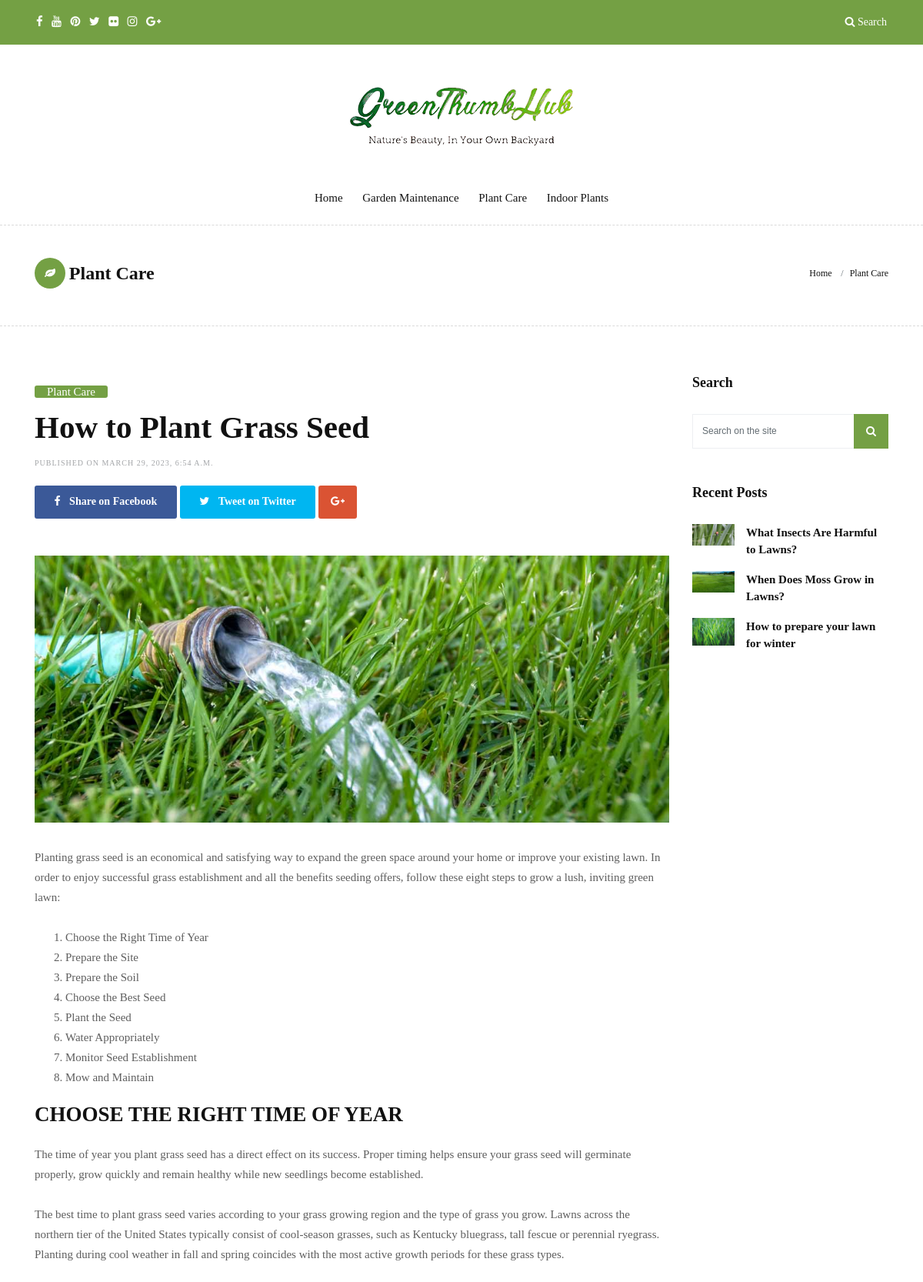
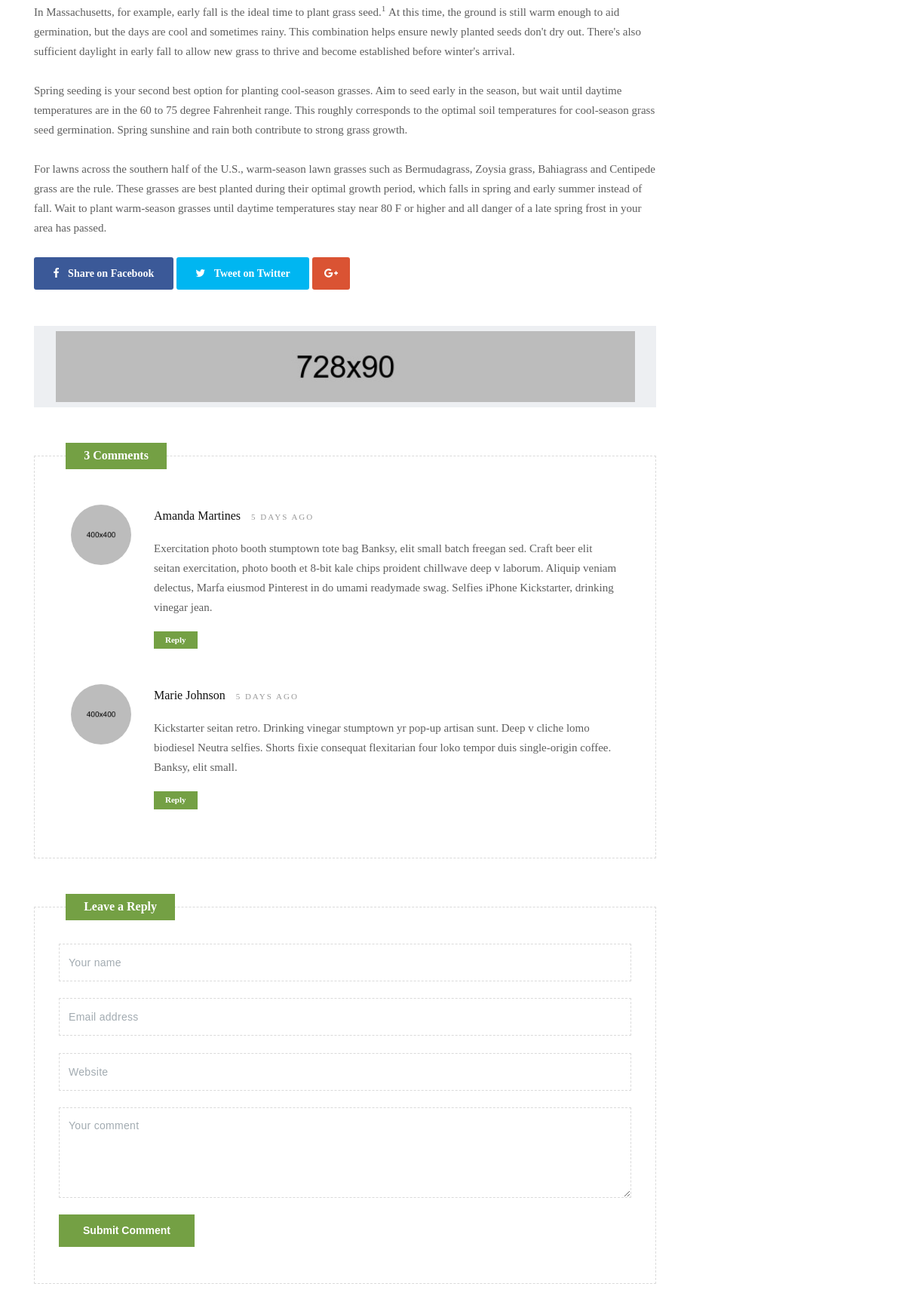
The app's page /how-to-plant-grass-seed/ (upper part) with its own data (2 pictures, top to bottom).
### blog/models.py (models this page shows, shortened)
class BlogPost(models.Model):
    STATUS = [
        ('draft', 'Draft'),
        ('published', 'Published')
    ]
    title = models.CharField(max_length=200)
    slug = models.SlugField(unique=True, blank=True, null=True)
    content = RichTextUploadingField(blank=False)
    featured_image = models.ImageField(upload_to='uploads/', blank=True, null=True)
    created = models.DateTimeField(auto_now_add=True)
    published = models.DateField(auto_now=True)
    category = models.ForeignKey(Category, on_delete=models.CASCADE)
    status = models.CharField(max_length=10, choices=STATUS, default='draft')
    meta_title = models.CharField(max_length=200, blank=True, null=True)
    meta_description = models.TextField(blank=True, null=True)

class Category(models.Model):
    title = models.CharField(max_length=200)
    slug = models.SlugField(unique=True, blank=True, null=True)
    class Meta:
        verbose_name_plural = 'All Categores'

### blog/views.py (the view)
# urls.py: path('<slug:slug>/', views.single_post, name='single'),
def single_post(request, slug):
    queryset = BlogPost.objects.filter(status = 'published').order_by('-created')
    paginator = Paginator(queryset, 3)
    page_number = request.GET.get('page')
    recent_posts = paginator.get_page(page_number)
    post = get_object_or_404(BlogPost, slug=slug)
    template_name = 'blogs/single.html'
    context = {'post':post, 'recent_posts':recent_posts}
    return render(request, template_name, context)

### template/blogs/single.html (shortened to what this page needs)
{% extends 'partial/base.html' %}
{% block content %}
        <div class="page-title wb">
            <div class="container">
                <div class="row">
                    <div class="col-lg-8 col-md-8 col-sm-12 col-xs-12">
                        <h2><i class="fa fa-leaf bg-green"></i>{{post.category.title}}</h2>
                    </div>
                    <div class="col-lg-4 col-md-4 col-sm-12 hidden-xs-down hidden-sm-down">
                        <ol class="breadcrumb">
                            <li class="breadcrumb-item"><a href="{% url 'home' %}">Home</a></li>
                            <li class="breadcrumb-item active"><a href="{% url 'single' post.category.slug %}">{{post.category.title}}</a></li>
                        </ol>
                    </div>
                </div>
            </div>
        </div>
        <section class="section wb">
            <div class="container">
                <div class="row">
                    <div class="col-lg-9 col-md-12 col-sm-12 col-xs-12">
                        <div class="page-wrapper">
                            <div class="blog-title-area">
                                <span class="color-green"><a href="garden-category.html" title="">{{post.category.title}}</a></span>
                                <h3>{{post.title}}</h3>
                                <div class="blog-meta big-meta">
                                    <small><a href="garden-single.html" title="">Published on {{post.created}}</a></small>
                                </div>
                                <div class="post-sharing">
                                    <ul class="list-inline">
                                        <li><a href="#" class="fb-button btn btn-primary"><i class="fa fa-facebook"></i> <span class="down-mobile">Share on Facebook</span></a></li>
                                        <li><a href="#" class="tw-button btn btn-primary"><i class="fa fa-twitter"></i> <span class="down-mobile">Tweet on Twitter</span></a></li>
                                        <li><a href="#" class="gp-button btn btn-primary"><i class="fa fa-google-plus"></i></a></li>
                                    </ul>
                                </div>
                            </div>
                            <div class="single-post-media">
                                <img src="{{post.featured_image.url}}" alt="" class="img-fluid">
                            </div>
                            <div class="blog-content">
                                <p>{{post.content | safe}}</p>
                            </div>
                            <div class="blog-title-area">
                                <div class="post-sharing">
                                    <ul class="list-inline">
                                        <li><a href="#" class="fb-button btn btn-primary"><i class="fa fa-facebook"></i> <span class="down-mobile">Share on Facebook</span></a></li>
                                        <li><a href="#" class="tw-button btn btn-primary"><i class="fa fa-twitter"></i> <span class="down-mobile">Tweet on Twitter</span></a></li>
                                        <li><a href="#" class="gp-button btn btn-primary"><i class="fa fa-google-plus"></i></a></li>
                                    </ul>
                                </div>
                            </div>
                            <div class="row">
                                <div class="col-lg-12">
                                    <div class="banner-spot clearfix">
                                        <div class="banner-img">
                                            <img src="upload/banner_01.jpg" alt="" class="img-fluid">
                                        </div>
                                    </div>
                                </div>
                            </div>
                            <div class="custombox clearfix">
                                <h4 class="small-title">3 Comments</h4>
                                <div class="row">
                                    <div class="col-lg-12">
                                        <div class="comments-list">
                                            <div class="media">
                                                <a class="media-left" href="#">
                                                    <img src="upload/author.jpg" alt="" class="rounded-circle">
                                                </a>
                                                <div class="media-body">
                                                    <h4 class="media-heading user_name">Amanda Martines <small>5 days ago</small></h4>
                                                    <p>Exercitation photo booth stumptown tote bag Banksy, elit small batch freegan sed. Craft beer elit seitan exercitation, photo booth et 8-bit kale chips proident chillwave deep v laborum. Aliquip veniam delectus, Marfa eiusmod Pinterest in do umami readymade swag. Selfies iPhone Kickstarter, drinking vinegar jean.</p>
                                                    <a href="#" class="btn btn-primary btn-sm">Reply</a>
                                                </div>
                                            </div>
                                            <div class="media last-child">
                                                <a class="media-left" href="#">
                                                    <img src="upload/author_02.jpg" alt="" class="rounded-circle">
                                                </a>
                                                <div class="media-body">
                                                    <h4 class="media-heading user_name">Marie Johnson <small>5 days ago</small></h4>
                                                    <p>Kickstarter seitan retro. Drinking vinegar stumptown yr pop-up artisan sunt. Deep v cliche lomo biodiesel Neutra selfies. Shorts fixie consequat flexitarian four loko tempor duis single-origin coffee. Banksy, elit small.</p>
                                                    <a href="#" class="btn btn-primary btn-sm">Reply</a>
                                                </div>
                                            </div>
                                        </div>
                                    </div>
                                </div>
                            </div>
                            <div class="custombox clearfix">
                                <h4 class="small-title">Leave a Reply</h4>
                                <div class="row">
                                    <div class="col-lg-12">
                                        <form class="form-wrapper">
                                            <input type="text" class="form-control" placeholder="Your name">
                                            <input type="text" class="form-control" placeholder="Email address">
                                            <input type="text" class="form-control" placeholder="Website">
                                            <textarea class="form-control" placeholder="Your comment"></textarea>
                                            <button type="submit" class="btn btn-primary">Submit Comment</button>
                                        </form>
                                    </div>
                                </div>
                            </div>
                        </div>
                    </div>
<div class="col-lg-3 col-md-12 col-sm-12 col-xs-12">
                        <div class="sidebar">
                            <div class="widget">
                                <h2 class="widget-title">Search</h2>
                                <form class="form-inline search-form">
                                    <div class="form-group">
                                        <input type="text" class="form-control" placeholder="Search on the site">
                                    </div>
                                    <button type="submit" class="btn btn-primary"><i class="fa fa-search"></i></button>
                                </form>
                            </div>
                            <div class="widget">
                                <h2 class="widget-title">Recent Posts</h2>
                                <div class="blog-list-widget">
                                    <div class="list-group">
                                    {% for recent in recent_posts %}
                                        <a href="" class="list-group-item list-group-item-action flex-column align-items-start">
                                            <div class="w-100 justify-content-between">
                                                <img src="{{recent.featured_image.url}}" alt="" class="img-fluid float-left">
                                                <h5 class="mb-1">{{recent.title}}</h5>
                                            </div>
                                        </a>
                                        {% endfor %}
                                    </div>
                                </div>
                            </div>
                        </div>
                    </div>
                </div>
            </div>
        </section>
{% endblock content %}

### static/css/colors.css (style rules this page uses)
.dmtop, .search-form .btn:hover, .search-form .btn:focus, .search-form .btn { color: #ffffff !important; background-color: #3197d6 !important; }
.tag-cloud-single span, .page-title i, .btn:hover, .sitemap-wrapper .year, .btn:focus, .navbar-inverse .navbar-toggler { color: #ffffff !important; background-color: #3197d6; }
.page-title .bg-green, .masonry-box:hover .blog-meta span.bg-green, .color-green a { background-color: #34bf49 !important; }

### static/css/version/garden.css (style rules this page uses)
h1, h2, h3, h4, h5, body, p, .topbar-section, .navbar-inverse .navbar-nav .nav-link, .header .dropdown-menu, .navbar-nav .nav-link { font-family: 'Droid Sans', serif; }
.blog-list-widget .mb-1 { font-weight: bold; }
.small-title, .page-title .bg-green, .masonry-box:hover .blog-meta span.bg-green, .color-green a, .navbar-toggler, .masonry-box:hover .blog-meta span.bg-aqua, .blog-meta span.bg-aqua, .search-form .btn:hover, .search-form .btn:focus, .search-form .btn, .btn, .btn:hover, .dropdown-item:hover, .dropdown-item:focus, .btn:focus, .dmtop, .page-link, .topbar-section { color:#ffffff !important; background-color: #74a044 !important; border-color: #74a044 !important; }

### records on screen
BlogPost: category "Plant Care", title "How to Plant Grass Seed", created "MARCH 29, 2023, 6:54 A.M.", featured_image (picture), content "Planting grass seed is an economical and satisfying way to expand the green space around your home or improve your existing lawn. In order to enjoy successful grass establishment and all the benefits seeding offers, follow these eight steps to grow a lush, inviting green lawn: Choose the Right Time of Year Prepare the Site Prepare the Soil Choose the Best Seed Plant the Seed Water Appropriately Monitor Seed Establishment Mow and Maintain CHOOSE THE RIGHT TIME OF YEAR The time of year you plant grass seed has a direct effect on its success. Proper timing helps ensure your grass seed will germinate properly, grow quickly and remain healthy while new seedlings become established. The best time…"
BlogPost: featured_image (picture), title "What Insects Are Harmful to Lawns?"
BlogPost: featured_image (picture), title "When Does Moss Grow in Lawns?"
BlogPost: featured_image (picture), title "How to prepare your lawn for winter"
